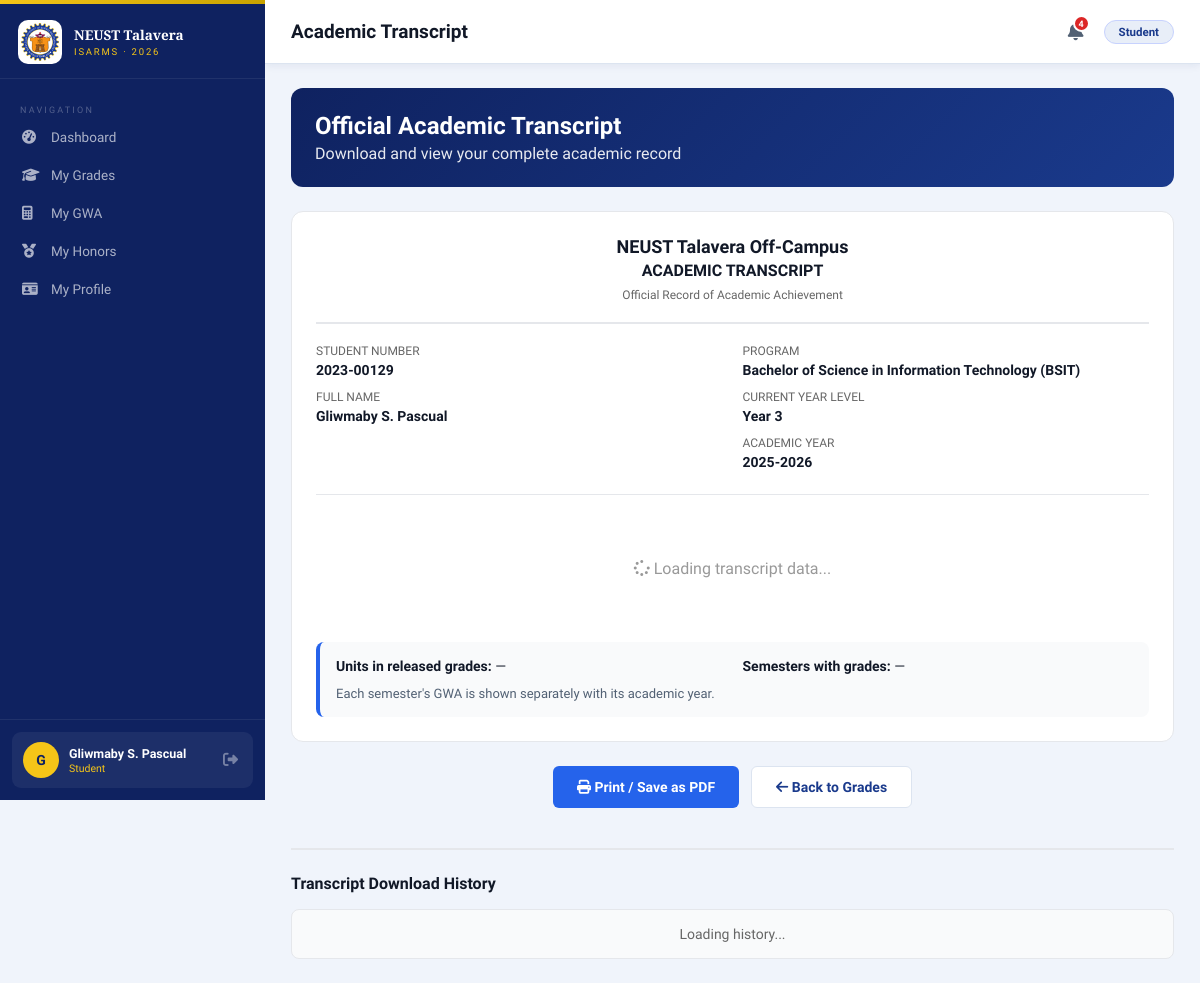
The app's page /modules/student/transcript.php (signed in) with its own data.
### tables this page shows
CREATE TABLE `students` (
  `studentID` int(11) NOT NULL,
  `studentNo` varchar(20) NOT NULL COMMENT 'Student Number e.g. 2021-00001',
  `archiveID` int(11) DEFAULT NULL,
  `fName` varchar(60) NOT NULL,
  `mName` varchar(60) DEFAULT NULL,
  `lName` varchar(60) NOT NULL,
  `extName` varchar(10) DEFAULT NULL,
  `dateofBirth` date NOT NULL,
  `sex` enum('Male','Female') NOT NULL,
  `permanentAddress` text DEFAULT NULL,
  `currentAddress` text DEFAULT NULL,
  `yearLevel` tinyint(1) NOT NULL DEFAULT 1,
  `isEnroll` tinyint(1) NOT NULL DEFAULT 0,
  `programID` int(11) NOT NULL,
  `email` varchar(120) NOT NULL COMMENT 'Student login email',
  `password` varchar(255) NOT NULL COMMENT 'bcrypt hashed',
  `profilePic` varchar(255) DEFAULT NULL,
  `isActive` tinyint(1) NOT NULL DEFAULT 1,
  `isGraduated` tinyint(1) NOT NULL DEFAULT 0,
  `isDropped` tinyint(1) NOT NULL DEFAULT 0,
  `dateGraduated` timestamp NULL DEFAULT NULL,
  `droppedAt` timestamp NULL DEFAULT NULL,
  `lastLogin` timestamp NULL DEFAULT NULL,
  `dateCreated` timestamp NOT NULL DEFAULT current_timestamp(),
  `dateDeleted` timestamp NULL DEFAULT NULL
);

CREATE TABLE `programs` (
  `programID` int(11) NOT NULL,
  `programCode` varchar(20) NOT NULL COMMENT 'e.g. BSIT, BSCS',
  `programName` varchar(150) NOT NULL,
  `programDesc` text DEFAULT NULL,
  `dateCreated` timestamp NOT NULL DEFAULT current_timestamp(),
  `dateDeleted` timestamp NULL DEFAULT NULL
);

CREATE TABLE `acad_years` (
  `acadYearID` int(11) NOT NULL,
  `academicYear` varchar(20) NOT NULL COMMENT 'e.g. 2024-2025',
  `acadDesc` varchar(100) DEFAULT NULL,
  `status` enum('Active','Inactive','Archived') NOT NULL DEFAULT 'Inactive',
  `dateCreated` timestamp NOT NULL DEFAULT current_timestamp(),
  `dateDeleted` timestamp NULL DEFAULT NULL
);

### includes/config.php (called while the page is built, shortened)
<?php
class Database {
    private static ?Database $instance = null;
    private PDO $pdo;
    private function __construct() {
        $dsn = "mysql:host=" . DB_HOST . ";port=" . DB_PORT . ";dbname=" . DB_NAME . ";charset=" . DB_CHARSET;
        $options = [
            PDO::ATTR_ERRMODE            => PDO::ERRMODE_EXCEPTION,
            PDO::ATTR_DEFAULT_FETCH_MODE => PDO::FETCH_ASSOC,
            PDO::ATTR_EMULATE_PREPARES   => false,
        ];
        try {
            $this->pdo = new PDO($dsn, DB_USER, DB_PASS, $options);
        } catch (PDOException $e) {
            error_log("DB Connection Error: " . $e->getMessage());
            die(json_encode(['success' => false, 'message' => 'Database connection failed.']));
        }
    }
    public static function getInstance(): Database {
        if (self::$instance === null) {
            self::$instance = new Database();
        }
        return self::$instance;
    }
    public function query(string $sql, array $params = []): PDOStatement {
        $stmt = $this->pdo->prepare($sql);
        $stmt->execute($params);
        return $stmt;
    }
    public function fetchOne(string $sql, array $params = []): ?array {
        $row = $this->query($sql, $params)->fetch();
        return $row ?: null;
    }
}

### includes/functions.php (called while the page is built, shortened)
<?php
require_once __DIR__ . '/config.php';
function isLoggedIn(): bool {
    return true;
}
function getCurrentUser(): ?array {
    return [
        'id'    => $_SESSION['user_id'],
        'name'  => $_SESSION['full_name'],
        'role'  => $_SESSION['role'],
        'email' => $_SESSION['email'],
        'pic'   => $_SESSION['profile_pic'] ?? null,
    ];
}
function fullName(array $person): string {
    $name = $person['fName'];
    if (!empty($person['mName'])) $name .= ' ' . substr($person['mName'], 0, 1) . '.';
    $name .= ' ' . $person['lName'];
    return $name;
}

### modules/student/transcript.php (the view, shortened to what this page needs)
<?php
require_once ROOT . '/includes/config.php';
require_once ROOT . '/includes/functions.php';
$db   = Database::getInstance();
$user = getCurrentUser();
$student = $db->fetchOne("SELECT * FROM students WHERE studentID = :id", [':id' => $user['id']]);
$program = $db->fetchOne("SELECT * FROM programs WHERE programID = :pid", [':pid' => $student['programID']]);
$activeAcademicYear = $db->fetchOne("SELECT academicYear FROM acad_years WHERE status = 'Active' AND dateDeleted IS NULL ORDER BY acadYearID DESC LIMIT 1");
require_once ROOT . '/includes/header.php';
?>
<div style="max-width:900px;margin:0 auto;">
    <div style="background:linear-gradient(135deg,var(--blue-dark) 0%,var(--blue) 100%);color:white;padding:24px;border-radius:12px;margin-bottom:24px;">
        <h1 style="margin:0 0 4px;font-size:24px;">Official Academic Transcript</h1>
        <p style="margin:0;opacity:.9;">Download and view your complete academic record</p>
    </div>
    <div style="background:white;border:1px solid #e5e7eb;border-radius:12px;padding:24px;margin-bottom:24px;">
        <div style="text-align:center;padding-bottom:20px;border-bottom:2px solid #e5e7eb;margin-bottom:20px;">
            <h2 style="margin:0 0 4px;font-size:18px;font-weight:600;"><?= APP_CAMPUS ?></h2>
            <h3 style="margin:0 0 8px;font-size:16px;">ACADEMIC TRANSCRIPT</h3>
            <p style="margin:0;font-size:12px;color:#666;">Official Record of Academic Achievement</p>
        </div>
        <div style="display:grid;grid-template-columns:1fr 1fr;gap:20px;margin-bottom:24px;padding-bottom:24px;border-bottom:1px solid #e5e7eb;">
            <div>
                <div style="margin-bottom:12px;">
                    <p style="margin:0;font-size:12px;color:#666;font-weight:500;text-transform:uppercase;">Student Number</p>
                    <p style="margin:4px 0 0;font-size:14px;font-weight:600;"><?= $student['studentNo'] ?></p>
                </div>
                <div>
                    <p style="margin:0;font-size:12px;color:#666;font-weight:500;text-transform:uppercase;">Full Name</p>
                    <p style="margin:4px 0 0;font-size:14px;font-weight:600;"><?= fullName($student) ?></p>
                </div>
            </div>
            <div>
                <div style="margin-bottom:12px;">
                    <p style="margin:0;font-size:12px;color:#666;font-weight:500;text-transform:uppercase;">Program</p>
                    <p style="margin:4px 0 0;font-size:14px;font-weight:600;"><?= $program['programName'] ?> (<?= $program['programCode'] ?>)</p>
                </div>
                <div style="margin-bottom:12px;">
                    <p style="margin:0;font-size:12px;color:#666;font-weight:500;text-transform:uppercase;">Current Year Level</p>
                    <p style="margin:4px 0 0;font-size:14px;font-weight:600;">Year <?= (int)$student['yearLevel'] ?></p>
                </div>
                <div>
                    <p style="margin:0;font-size:12px;color:#666;font-weight:500;text-transform:uppercase;">Academic Year</p>
                    <p style="margin:4px 0 0;font-size:14px;font-weight:600;"><?= htmlspecialchars($activeAcademicYear['academicYear'] ?? 'N/A') ?></p>
                </div>
            </div>
        </div>
        <div id="transcriptContent" style="margin-bottom:24px;">
            <div style="text-align:center;padding:40px;color:#999;">
                <i class="fas fa-spinner fa-spin"></i> Loading transcript data...
            </div>
        </div>
        <div id="cumulativeSummary" style="background:#f9fafb;padding:16px;border-radius:8px;border-left:4px solid #2563eb;">
            <div style="display:grid;grid-template-columns:repeat(2,1fr);gap:16px;font-size:14px;">
                <div><strong>Units in released grades:</strong> <span id="totalUnits">—</span></div>
                <div><strong>Semesters with grades:</strong> <span id="semesterCount">—</span></div>
            </div>
            <p style="margin:12px 0 0;color:#526174;font-size:13px;">Each semester's GWA is shown separately with its academic year.</p>
        </div>
    </div>
    <div style="display:flex;gap:12px;justify-content:center;">
        <button id="btnPrint" type="button" style="background:#2563eb;color:white;padding:12px 24px;border:none;border-radius:6px;cursor:pointer;font-weight:600;font-size:14px;">
            <i class="fas fa-print"></i> Print / Save as PDF
        </button>
        <a href="grades.php" style="background:#fff;color:#1a3a8c;padding:12px 24px;border:1px solid #dce4f0;border-radius:6px;text-decoration:none;font-weight:600;font-size:14px;">
            <i class="fas fa-arrow-left"></i> Back to Grades
        </a>
    </div>
    <div style="margin-top:40px;padding-top:24px;border-top:2px solid #e5e7eb;">
        <h3 style="margin:0 0 16px;font-size:16px;font-weight:600;">Transcript Download History</h3>
        <div id="downloadHistory" style="background:#f9fafb;border:1px solid #e5e7eb;border-radius:8px;padding:16px;">
            <p style="margin:0;color:#666;font-size:14px;text-align:center;">Loading history...</p>
        </div>
    </div>
</div>
<?php require_once ROOT . '/includes/footer.php'; ?>

### includes/header.php (style rules this page uses)
*, *::before, *::after { box-sizing: border-box; margin: 0; padding: 0; }
:root { --blue: #1a3a8c; --blue-dark: #0f2260; --blue-mid: #2451c8; --blue-light: #e8eef8; --blue-hover: rgba(255,255,255,0.09); --gold: #f5c518; --gold-deep: #c9a300; --gold-light: #fffbe6; --text: #111827; --text-dark: #111827; --text-muted: #526174; --border: #dce4f0; --bg: #f0f4fb; --white: #ffffff; --success: #16a34a; --danger: #dc2626; --warning: #d97706; --info: #2563eb; --green: var(--blue); --green-dark: var(--blue-dark); --green-light: var(--blue-light); --light: #f8fafc; --sidebar-w: 265px; --header-h: 64px; --shadow-sm: 0 2px 8px rgba(15,34,96,0.07); --shadow: 0 6px 24px rgba(15,34,96,0.13); --radius: 12px; }
body, input, select, textarea, button, table, .btn, .form-control { font-family: 'Source Sans 3', sans-serif; }
body { background: var(--bg); color: var(--text); display: flex; min-height: 100vh; }
.page-content > * { min-width: 0; max-width: 100%; }

### records on screen
students: studentNo "2023-00129", fullName($student) "Gliwmaby S. Pascual", yearLevel "3"
programs: programName "Bachelor of Science in Information Technology", programCode "BSIT"
acad_years: academicYear "2025-2026"

### other values on screen
$link['label'] "Dashboard"
$link['label'] "My Grades"
$link['label'] "My GWA"
$link['label'] "My Honors"
$link['label'] "My Profile"
$initials "G"
$user['name'] "Gliwmaby S. Pascual"
$role "Student"
$pageTitle "Academic Transcript"
$notifCount "4"
APP_CAMPUS "NEUST Talavera Off-Campus"
